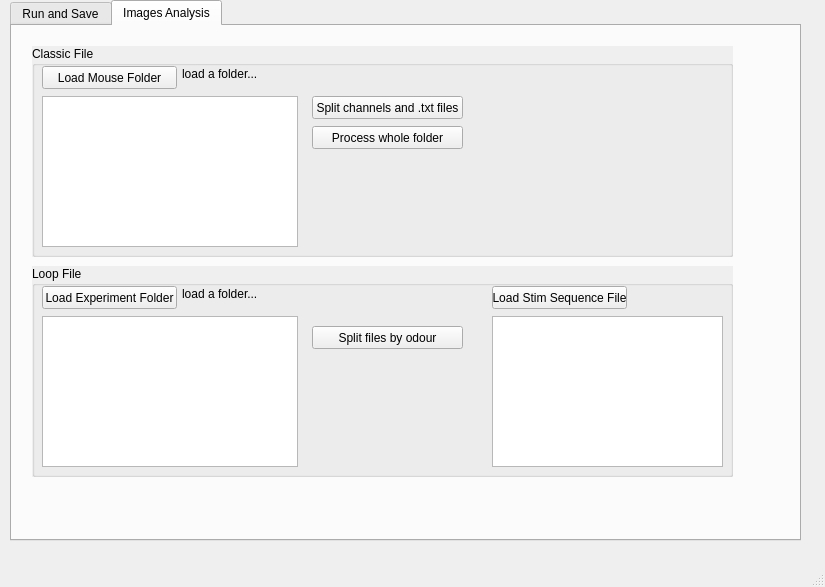
<?xml version="1.0" encoding="UTF-8"?>
<ui version="4.0">
 <class>MainWindow</class>
 <widget class="QMainWindow" name="MainWindow">
  <property name="geometry">
   <rect>
    <x>0</x>
    <y>0</y>
    <width>825</width>
    <height>587</height>
   </rect>
  </property>
  <property name="windowTitle">
   <string>OMMI</string>
  </property>
  <widget class="QWidget" name="centralwidget">
   <widget class="QTabWidget" name="tabWidget">
    <property name="geometry">
     <rect>
      <x>10</x>
      <y>0</y>
      <width>791</width>
      <height>541</height>
     </rect>
    </property>
    <property name="currentIndex">
     <number>1</number>
    </property>
    <widget class="QWidget" name="tab">
     <attribute name="title">
      <string>Run and Save</string>
     </attribute>
     <widget class="QGroupBox" name="groupBox">
      <property name="geometry">
       <rect>
        <x>20</x>
        <y>20</y>
        <width>310</width>
        <height>481</height>
       </rect>
      </property>
      <property name="autoFillBackground">
       <bool>true</bool>
      </property>
      <property name="title">
       <string>Camera Settings</string>
      </property>
      <layout class="QGridLayout" name="gridLayout_2">
       <item row="0" column="0">
        <widget class="QLabel" name="expLabel">
         <property name="font">
          <font>
           <pointsize>11</pointsize>
          </font>
         </property>
         <property name="text">
          <string>Exposure :</string>
         </property>
        </widget>
       </item>
       <item row="1" column="3">
        <widget class="QLabel" name="realExp">
         <property name="font">
          <font>
           <pointsize>11</pointsize>
          </font>
         </property>
         <property name="text">
          <string/>
         </property>
        </widget>
       </item>
       <item row="2" column="0" colspan="3">
        <layout class="QHBoxLayout" name="horizontalLayout">
         <item>
          <widget class="QPushButton" name="approxFramerateBtn">
           <property name="text">
            <string>Approx Framerate</string>
           </property>
          </widget>
         </item>
         <item>
          <widget class="QLabel" name="approxFramerateLabel">
           <property name="font">
            <font>
             <pointsize>8</pointsize>
            </font>
           </property>
           <property name="text">
            <string>press btn</string>
           </property>
          </widget>
         </item>
        </layout>
       </item>
       <item row="2" column="3">
        <layout class="QHBoxLayout" name="horizontalLayout_10">
         <item>
          <widget class="QPushButton" name="testFramerateBtn">
           <property name="text">
            <string>Test Framerate</string>
           </property>
          </widget>
         </item>
         <item>
          <widget class="QLabel" name="testFramerateLabel">
           <property name="font">
            <font>
             <pointsize>8</pointsize>
            </font>
           </property>
           <property name="text">
            <string>press btn</string>
           </property>
          </widget>
         </item>
        </layout>
       </item>
       <item row="3" column="0">
        <widget class="QLabel" name="label_7">
         <property name="font">
          <font>
           <pointsize>12</pointsize>
          </font>
         </property>
         <property name="text">
          <string>Bit depth :</string>
         </property>
        </widget>
       </item>
       <item row="3" column="3">
        <widget class="QComboBox" name="bitBox"/>
       </item>
       <item row="4" column="0">
        <widget class="QLabel" name="label_3">
         <property name="font">
          <font>
           <pointsize>12</pointsize>
          </font>
         </property>
         <property name="text">
          <string>Binning :</string>
         </property>
        </widget>
       </item>
       <item row="4" column="3">
        <widget class="QComboBox" name="binBox"/>
       </item>
       <item row="5" column="0" colspan="2">
        <widget class="QLabel" name="label_13">
         <property name="font">
          <font>
           <pointsize>12</pointsize>
          </font>
         </property>
         <property name="text">
          <string>Shutter mode :</string>
         </property>
        </widget>
       </item>
       <item row="5" column="3">
        <widget class="QComboBox" name="shutBox"/>
       </item>
       <item row="6" column="0" colspan="2">
        <widget class="QLabel" name="label_14">
         <property name="font">
          <font>
           <pointsize>12</pointsize>
          </font>
         </property>
         <property name="text">
          <string>Trigger mode :</string>
         </property>
        </widget>
       </item>
       <item row="6" column="3">
        <widget class="QComboBox" name="triggerBox"/>
       </item>
       <item row="7" column="0">
        <widget class="QLabel" name="label_18">
         <property name="font">
          <font>
           <pointsize>12</pointsize>
          </font>
         </property>
         <property name="text">
          <string>Overlap :</string>
         </property>
        </widget>
       </item>
       <item row="7" column="3">
        <widget class="QComboBox" name="overlapBox"/>
       </item>
       <item row="8" column="0" colspan="2">
        <widget class="QPushButton" name="histoBtn">
         <property name="text">
          <string>Live Histogram</string>
         </property>
        </widget>
       </item>
       <item row="8" column="2" colspan="2">
        <widget class="QPushButton" name="cropBtn">
         <property name="text">
          <string>Crop</string>
         </property>
        </widget>
       </item>
       <item row="9" column="0" colspan="4">
        <layout class="QHBoxLayout" name="horizontalLayout_6">
         <item>
          <widget class="QLabel" name="label_2">
           <property name="font">
            <font>
             <pointsize>14</pointsize>
            </font>
           </property>
           <property name="text">
            <string>LEDs</string>
           </property>
          </widget>
         </item>
         <item>
          <widget class="QCheckBox" name="Green">
           <property name="text">
            <string>GREEN</string>
           </property>
          </widget>
         </item>
         <item>
          <widget class="QCheckBox" name="Red">
           <property name="text">
            <string>RED</string>
           </property>
          </widget>
         </item>
         <item>
          <widget class="QCheckBox" name="Blue">
           <property name="text">
            <string>BLUE</string>
           </property>
          </widget>
         </item>
        </layout>
       </item>
       <item row="10" column="0" colspan="2">
        <widget class="QPushButton" name="defaultSettingsBtn">
         <property name="text">
          <string>Default Settings</string>
         </property>
        </widget>
       </item>
       <item row="11" column="0" colspan="2">
        <widget class="QPushButton" name="loadBtn">
         <property name="text">
          <string>load Zyla</string>
         </property>
        </widget>
       </item>
       <item row="1" column="0" colspan="2">
        <widget class="QLabel" name="expLabel_2">
         <property name="font">
          <font>
           <pointsize>11</pointsize>
          </font>
         </property>
         <property name="text">
          <string>Real exposure :</string>
         </property>
        </widget>
       </item>
       <item row="0" column="1" colspan="3">
        <layout class="QHBoxLayout" name="horizontalLayout_4">
         <item>
          <widget class="QSlider" name="expSlider">
           <property name="orientation">
            <enum>Qt::Horizontal</enum>
           </property>
          </widget>
         </item>
         <item>
          <widget class="QDoubleSpinBox" name="C_expSb"/>
         </item>
        </layout>
       </item>
       <item row="10" column="3">
        <widget class="QPushButton" name="loadSettingsFileBtn">
         <property name="text">
          <string>Load Settings</string>
         </property>
        </widget>
       </item>
       <item row="11" column="3">
        <widget class="QPushButton" name="unloadBtn">
         <property name="text">
          <string>Unload Zyla</string>
         </property>
        </widget>
       </item>
      </layout>
      <zorder>label_7</zorder>
      <zorder>bitBox</zorder>
      <zorder>label_3</zorder>
      <zorder>binBox</zorder>
      <zorder>histoBtn</zorder>
      <zorder>cropBtn</zorder>
      <zorder>expLabel_2</zorder>
      <zorder>expLabel</zorder>
      <zorder>realExp</zorder>
      <zorder></zorder>
      <zorder></zorder>
      <zorder>shutBox</zorder>
      <zorder>label_13</zorder>
      <zorder>label_14</zorder>
      <zorder>triggerBox</zorder>
      <zorder>overlapBox</zorder>
      <zorder>label_18</zorder>
      <zorder>defaultSettingsBtn</zorder>
      <zorder>loadSettingsFileBtn</zorder>
      <zorder>unloadBtn</zorder>
      <zorder>loadBtn</zorder>
     </widget>
     <widget class="QGroupBox" name="groupBox_2">
      <property name="geometry">
       <rect>
        <x>350</x>
        <y>20</y>
        <width>377</width>
        <height>470</height>
       </rect>
      </property>
      <property name="font">
       <font>
        <pointsize>8</pointsize>
       </font>
      </property>
      <property name="autoFillBackground">
       <bool>true</bool>
      </property>
      <property name="title">
       <string>Acquisition Settings</string>
      </property>
      <layout class="QGridLayout" name="gridLayout_3">
       <item row="0" column="0">
        <widget class="QLabel" name="label_4">
         <property name="font">
          <font>
           <pointsize>12</pointsize>
          </font>
         </property>
         <property name="text">
          <string>Duration (s) :</string>
         </property>
        </widget>
       </item>
       <item row="0" column="1">
        <widget class="QDoubleSpinBox" name="experimentDuration"/>
       </item>
       <item row="0" column="2" colspan="3">
        <widget class="QLabel" name="label_15">
         <property name="font">
          <font>
           <pointsize>10</pointsize>
          </font>
         </property>
         <property name="text">
          <string>Interval LED ON (%exp)</string>
         </property>
        </widget>
       </item>
       <item row="0" column="5">
        <widget class="QDoubleSpinBox" name="expRatio"/>
       </item>
       <item row="1" column="0" colspan="2">
        <widget class="QCheckBox" name="rgbMode">
         <property name="font">
          <font>
           <pointsize>12</pointsize>
           <weight>75</weight>
           <bold>true</bold>
          </font>
         </property>
         <property name="text">
          <string>Sequential</string>
         </property>
        </widget>
       </item>
       <item row="1" column="4">
        <layout class="QGridLayout" name="gridLayout">
         <item row="0" column="0">
          <widget class="QLabel" name="label_6">
           <property name="font">
            <font>
             <pointsize>10</pointsize>
            </font>
           </property>
           <property name="text">
            <string>Green</string>
           </property>
          </widget>
         </item>
         <item row="0" column="1">
          <widget class="QSpinBox" name="gRatio"/>
         </item>
         <item row="1" column="0">
          <widget class="QLabel" name="label_8">
           <property name="font">
            <font>
             <pointsize>10</pointsize>
            </font>
           </property>
           <property name="text">
            <string>Red</string>
           </property>
          </widget>
         </item>
         <item row="1" column="1">
          <widget class="QSpinBox" name="rRatio"/>
         </item>
         <item row="2" column="0">
          <widget class="QLabel" name="label_9">
           <property name="font">
            <font>
             <pointsize>10</pointsize>
            </font>
           </property>
           <property name="text">
            <string>Blue</string>
           </property>
          </widget>
         </item>
         <item row="2" column="1">
          <widget class="QSpinBox" name="bRatio"/>
         </item>
        </layout>
       </item>
       <item row="2" column="0" colspan="6">
        <layout class="QHBoxLayout" name="horizontalLayout_11">
         <item>
          <widget class="QCheckBox" name="rbMode">
           <property name="font">
            <font>
             <pointsize>12</pointsize>
             <weight>75</weight>
             <bold>true</bold>
            </font>
           </property>
           <property name="text">
            <string>R-B</string>
           </property>
          </widget>
         </item>
         <item>
          <layout class="QVBoxLayout" name="verticalLayout_2">
           <item>
            <layout class="QHBoxLayout" name="horizontalLayout_9">
             <item>
              <widget class="QLabel" name="label_20">
               <property name="font">
                <font>
                 <pointsize>10</pointsize>
                </font>
               </property>
               <property name="text">
                <string>Green frame each (nb frames) :</string>
               </property>
              </widget>
             </item>
             <item>
              <widget class="QSpinBox" name="gInterval">
               <property name="maximum">
                <number>10000</number>
               </property>
              </widget>
             </item>
            </layout>
           </item>
           <item>
            <widget class="QComboBox" name="rbColorBox">
             <property name="minimumSize">
              <size>
               <width>247</width>
               <height>0</height>
              </size>
             </property>
            </widget>
           </item>
          </layout>
         </item>
        </layout>
       </item>
       <item row="3" column="0" colspan="6">
        <layout class="QHBoxLayout" name="horizontalLayout_5">
         <item>
          <widget class="QLabel" name="label_19">
           <property name="font">
            <font>
             <pointsize>12</pointsize>
            </font>
           </property>
           <property name="text">
            <string>Saving folder :</string>
           </property>
          </widget>
         </item>
         <item>
          <widget class="QLineEdit" name="savingPath"/>
         </item>
         <item>
          <widget class="QPushButton" name="savingPathBtn">
           <property name="text">
            <string>Browse...</string>
           </property>
          </widget>
         </item>
        </layout>
       </item>
       <item row="4" column="0" colspan="4">
        <layout class="QHBoxLayout" name="horizontalLayout_12">
         <item>
          <widget class="QLabel" name="label_11">
           <property name="font">
            <font>
             <pointsize>12</pointsize>
            </font>
           </property>
           <property name="text">
            <string>Name :</string>
           </property>
          </widget>
         </item>
         <item>
          <widget class="QLineEdit" name="experimentName"/>
         </item>
        </layout>
       </item>
       <item row="5" column="0" colspan="3">
        <layout class="QHBoxLayout" name="horizontalLayout_7">
         <item>
          <widget class="QLabel" name="label_10">
           <property name="font">
            <font>
             <pointsize>11</pointsize>
            </font>
           </property>
           <property name="text">
            <string>Frames per file :</string>
           </property>
          </widget>
         </item>
         <item>
          <widget class="QSpinBox" name="framePerFileBox">
           <property name="maximum">
            <number>10000</number>
           </property>
           <property name="value">
            <number>512</number>
           </property>
          </widget>
         </item>
        </layout>
       </item>
       <item row="5" column="3" colspan="3">
        <layout class="QHBoxLayout" name="horizontalLayout_8">
         <item>
          <widget class="QLabel" name="label_12">
           <property name="font">
            <font>
             <pointsize>10</pointsize>
            </font>
           </property>
           <property name="text">
            <string>Max file size (GB) :</string>
           </property>
          </widget>
         </item>
         <item>
          <widget class="QLabel" name="sizePerFileLabel">
           <property name="text">
            <string>0.00</string>
           </property>
          </widget>
         </item>
        </layout>
       </item>
       <item row="6" column="0" colspan="4">
        <layout class="QHBoxLayout" name="horizontalLayout_3">
         <item>
          <widget class="QLabel" name="label_16">
           <property name="font">
            <font>
             <pointsize>12</pointsize>
            </font>
           </property>
           <property name="text">
            <string>LED trigger mode :</string>
           </property>
          </widget>
         </item>
         <item>
          <widget class="QComboBox" name="ledTrigBox"/>
         </item>
        </layout>
       </item>
       <item row="7" column="0">
        <widget class="QPushButton" name="arduinoBtn">
         <property name="text">
          <string>ARDUINO SYNC</string>
         </property>
        </widget>
       </item>
       <item row="8" column="0" colspan="3">
        <layout class="QHBoxLayout" name="horizontalLayout_2">
         <item>
          <widget class="QPushButton" name="runSaveBtn">
           <property name="text">
            <string>RUN AND SAVE</string>
           </property>
          </widget>
         </item>
         <item>
          <layout class="QVBoxLayout" name="verticalLayout">
           <item>
            <widget class="QCheckBox" name="startTriggerBox">
             <property name="text">
              <string>Start Trigger</string>
             </property>
            </widget>
           </item>
           <item>
            <widget class="QCheckBox" name="stopTriggerBox">
             <property name="text">
              <string>Stop Trigger</string>
             </property>
            </widget>
           </item>
          </layout>
         </item>
        </layout>
       </item>
       <item row="9" column="0">
        <widget class="QPushButton" name="loopBtn">
         <property name="text">
          <string>LOOP</string>
         </property>
        </widget>
       </item>
       <item row="10" column="0">
        <widget class="QPushButton" name="abortBtn">
         <property name="text">
          <string>ABORT</string>
         </property>
        </widget>
       </item>
       <item row="11" column="0" colspan="3">
        <widget class="QProgressBar" name="progressBar">
         <property name="value">
          <number>24</number>
         </property>
        </widget>
       </item>
      </layout>
      <zorder>label_15</zorder>
      <zorder>expRatio</zorder>
      <zorder>arduinoBtn</zorder>
      <zorder>abortBtn</zorder>
      <zorder>progressBar</zorder>
      <zorder>label_4</zorder>
      <zorder>experimentDuration</zorder>
      <zorder>rgbMode</zorder>
      <zorder></zorder>
      <zorder>loopBtn</zorder>
     </widget>
    </widget>
    <widget class="QWidget" name="tab_2">
     <attribute name="title">
      <string>Images Analysis</string>
     </attribute>
     <widget class="QGroupBox" name="groupBox_3">
      <property name="geometry">
       <rect>
        <x>20</x>
        <y>20</y>
        <width>701</width>
        <height>211</height>
       </rect>
      </property>
      <property name="autoFillBackground">
       <bool>true</bool>
      </property>
      <property name="title">
       <string>Classic File</string>
      </property>
      <widget class="QPushButton" name="splitAllBtn">
       <property name="geometry">
        <rect>
         <x>280</x>
         <y>80</y>
         <width>151</width>
         <height>23</height>
        </rect>
       </property>
       <property name="text">
        <string>Process whole folder</string>
       </property>
      </widget>
      <widget class="QPushButton" name="loadFileBtn">
       <property name="geometry">
        <rect>
         <x>10</x>
         <y>20</y>
         <width>135</width>
         <height>23</height>
        </rect>
       </property>
       <property name="text">
        <string>Load Mouse Folder</string>
       </property>
      </widget>
      <widget class="QListWidget" name="subDirList">
       <property name="geometry">
        <rect>
         <x>10</x>
         <y>50</y>
         <width>256</width>
         <height>151</height>
        </rect>
       </property>
      </widget>
      <widget class="QLabel" name="folderName">
       <property name="geometry">
        <rect>
         <x>150</x>
         <y>20</y>
         <width>361</width>
         <height>16</height>
        </rect>
       </property>
       <property name="text">
        <string>load a folder...</string>
       </property>
      </widget>
      <widget class="QPushButton" name="splitBtn">
       <property name="geometry">
        <rect>
         <x>280</x>
         <y>50</y>
         <width>151</width>
         <height>23</height>
        </rect>
       </property>
       <property name="text">
        <string>Split channels and .txt files</string>
       </property>
      </widget>
     </widget>
     <widget class="QGroupBox" name="groupBox_4">
      <property name="geometry">
       <rect>
        <x>20</x>
        <y>240</y>
        <width>701</width>
        <height>211</height>
       </rect>
      </property>
      <property name="autoFillBackground">
       <bool>true</bool>
      </property>
      <property name="title">
       <string>Loop File</string>
      </property>
      <widget class="QPushButton" name="loadExpFileBtn">
       <property name="geometry">
        <rect>
         <x>10</x>
         <y>20</y>
         <width>135</width>
         <height>23</height>
        </rect>
       </property>
       <property name="text">
        <string>Load Experiment Folder</string>
       </property>
      </widget>
      <widget class="QListWidget" name="subDirList_2">
       <property name="geometry">
        <rect>
         <x>10</x>
         <y>50</y>
         <width>256</width>
         <height>151</height>
        </rect>
       </property>
      </widget>
      <widget class="QLabel" name="experimentFolderName">
       <property name="geometry">
        <rect>
         <x>150</x>
         <y>20</y>
         <width>111</width>
         <height>16</height>
        </rect>
       </property>
       <property name="text">
        <string>load a folder...</string>
       </property>
      </widget>
      <widget class="QPushButton" name="splitBtn_2">
       <property name="geometry">
        <rect>
         <x>280</x>
         <y>60</y>
         <width>151</width>
         <height>23</height>
        </rect>
       </property>
       <property name="text">
        <string>Split files by odour</string>
       </property>
      </widget>
      <widget class="QPushButton" name="loadJsonBtn">
       <property name="geometry">
        <rect>
         <x>460</x>
         <y>20</y>
         <width>135</width>
         <height>23</height>
        </rect>
       </property>
       <property name="text">
        <string>Load Stim Sequence File</string>
       </property>
      </widget>
      <widget class="QListWidget" name="subDirList_3">
       <property name="geometry">
        <rect>
         <x>460</x>
         <y>50</y>
         <width>231</width>
         <height>151</height>
        </rect>
       </property>
      </widget>
     </widget>
    </widget>
   </widget>
  </widget>
  <widget class="QMenuBar" name="menubar">
   <property name="geometry">
    <rect>
     <x>0</x>
     <y>0</y>
     <width>825</width>
     <height>21</height>
    </rect>
   </property>
  </widget>
  <widget class="QStatusBar" name="statusbar"/>
 </widget>
 <resources/>
 <connections/>
</ui>
